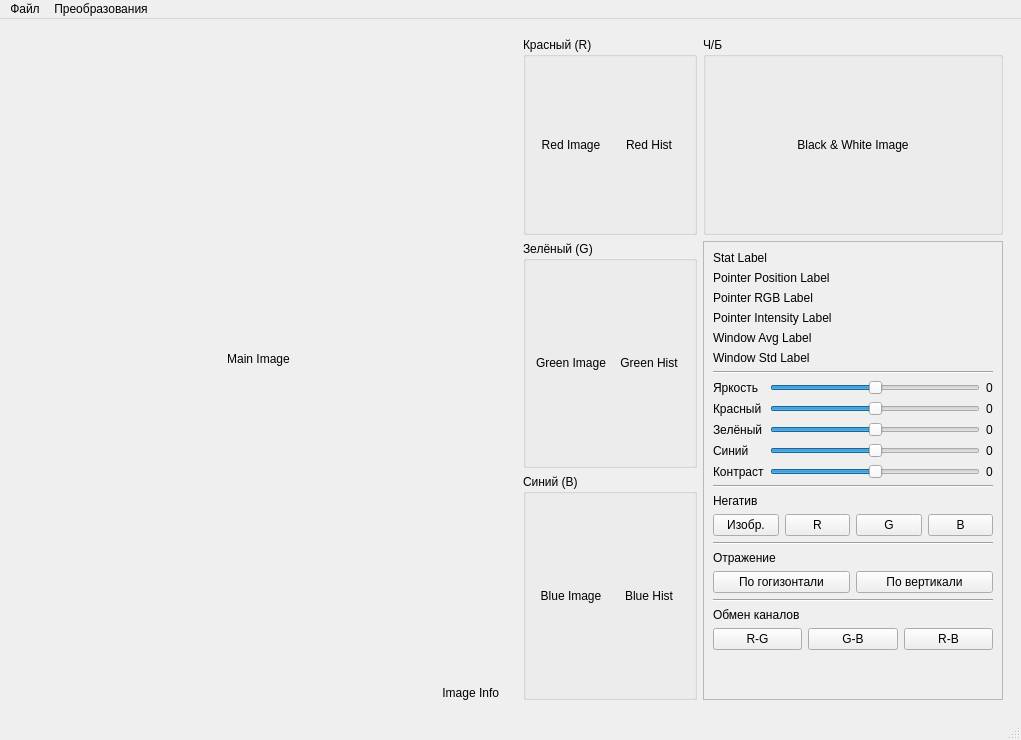
<?xml version="1.0" encoding="UTF-8"?>
<ui version="4.0">
 <class>MainWindow</class>
 <widget class="QMainWindow" name="MainWindow">
  <property name="geometry">
   <rect>
    <x>0</x>
    <y>0</y>
    <width>1021</width>
    <height>740</height>
   </rect>
  </property>
  <property name="windowTitle">
   <string>paint.ru</string>
  </property>
  <widget class="QWidget" name="centralwidget">
   <layout class="QHBoxLayout" name="horizontalLayout" stretch="2,2">
    <item>
     <widget class="QWidget" name="widget" native="true">
      <layout class="QVBoxLayout" name="verticalLayout" stretch="1,0">
       <item>
        <widget class="ImageLabel" name="mainImageLabel">
         <property name="text">
          <string>Main Image</string>
         </property>
         <property name="alignment">
          <set>Qt::AlignCenter</set>
         </property>
        </widget>
       </item>
       <item>
        <widget class="QLabel" name="imageInfoLabel">
         <property name="text">
          <string>Image Info</string>
         </property>
         <property name="alignment">
          <set>Qt::AlignRight|Qt::AlignTrailing|Qt::AlignVCenter</set>
         </property>
        </widget>
       </item>
      </layout>
     </widget>
    </item>
    <item>
     <widget class="QWidget" name="widget_2" native="true">
      <layout class="QGridLayout" name="gridLayout">
       <item row="0" column="0">
        <widget class="QGroupBox" name="redBox">
         <property name="title">
          <string>Красный (R)</string>
         </property>
         <layout class="QHBoxLayout" name="horizontalLayout_3">
          <item>
           <widget class="QLabel" name="redImageLabel">
            <property name="text">
             <string>Red Image</string>
            </property>
            <property name="alignment">
             <set>Qt::AlignCenter</set>
            </property>
           </widget>
          </item>
          <item>
           <widget class="QLabel" name="redHistLabel">
            <property name="text">
             <string>Red Hist</string>
            </property>
            <property name="alignment">
             <set>Qt::AlignCenter</set>
            </property>
           </widget>
          </item>
         </layout>
        </widget>
       </item>
       <item row="0" column="1">
        <widget class="QGroupBox" name="blackWhiteBox">
         <property name="title">
          <string>Ч/Б</string>
         </property>
         <layout class="QHBoxLayout" name="horizontalLayout_5">
          <item>
           <widget class="QLabel" name="blackWhiteImageLabel">
            <property name="text">
             <string>Black &amp; White Image</string>
            </property>
            <property name="alignment">
             <set>Qt::AlignCenter</set>
            </property>
           </widget>
          </item>
         </layout>
        </widget>
       </item>
       <item row="1" column="0">
        <widget class="QGroupBox" name="greenBox">
         <property name="title">
          <string>Зелёный (G)</string>
         </property>
         <layout class="QHBoxLayout" name="horizontalLayout_4">
          <item>
           <widget class="QLabel" name="greenImageLabel">
            <property name="text">
             <string>Green Image</string>
            </property>
            <property name="alignment">
             <set>Qt::AlignCenter</set>
            </property>
           </widget>
          </item>
          <item>
           <widget class="QLabel" name="greenHistLabel">
            <property name="text">
             <string>Green Hist</string>
            </property>
            <property name="alignment">
             <set>Qt::AlignCenter</set>
            </property>
           </widget>
          </item>
         </layout>
        </widget>
       </item>
       <item row="2" column="0">
        <widget class="QGroupBox" name="blueBox">
         <property name="title">
          <string>Синий (B)</string>
         </property>
         <layout class="QHBoxLayout" name="horizontalLayout_2">
          <item>
           <widget class="QLabel" name="blueImageLabel">
            <property name="text">
             <string>Blue Image</string>
            </property>
            <property name="alignment">
             <set>Qt::AlignCenter</set>
            </property>
           </widget>
          </item>
          <item>
           <widget class="QLabel" name="blueHistLabel">
            <property name="text">
             <string>Blue Hist</string>
            </property>
            <property name="alignment">
             <set>Qt::AlignCenter</set>
            </property>
           </widget>
          </item>
         </layout>
        </widget>
       </item>
       <item row="1" column="1" rowspan="2">
        <widget class="QFrame" name="frame">
         <property name="maximumSize">
          <size>
           <width>300</width>
           <height>16777215</height>
          </size>
         </property>
         <property name="frameShape">
          <enum>QFrame::StyledPanel</enum>
         </property>
         <property name="frameShadow">
          <enum>QFrame::Raised</enum>
         </property>
         <layout class="QVBoxLayout" name="verticalLayout_2">
          <item>
           <widget class="QLabel" name="statLabel">
            <property name="text">
             <string>Stat Label</string>
            </property>
           </widget>
          </item>
          <item>
           <widget class="QLabel" name="pointerPositionLabel">
            <property name="text">
             <string>Pointer Position Label</string>
            </property>
           </widget>
          </item>
          <item>
           <widget class="QLabel" name="pointerRgbLabel">
            <property name="text">
             <string>Pointer RGB Label</string>
            </property>
           </widget>
          </item>
          <item>
           <widget class="QLabel" name="pointerIntensityLabel">
            <property name="text">
             <string>Pointer Intensity Label</string>
            </property>
           </widget>
          </item>
          <item>
           <widget class="QLabel" name="windowAverageLabel">
            <property name="text">
             <string>Window Avg Label</string>
            </property>
           </widget>
          </item>
          <item>
           <widget class="QLabel" name="windowStdDevLabel">
            <property name="text">
             <string>Window Std Label</string>
            </property>
           </widget>
          </item>
          <item>
           <widget class="Line" name="line">
            <property name="orientation">
             <enum>Qt::Horizontal</enum>
            </property>
           </widget>
          </item>
          <item>
           <widget class="QWidget" name="widget_3" native="true">
            <layout class="QFormLayout" name="formLayout_2">
             <property name="leftMargin">
              <number>0</number>
             </property>
             <property name="topMargin">
              <number>0</number>
             </property>
             <property name="rightMargin">
              <number>0</number>
             </property>
             <property name="bottomMargin">
              <number>0</number>
             </property>
             <item row="0" column="0">
              <widget class="QLabel" name="label_14">
               <property name="text">
                <string>Яркость</string>
               </property>
              </widget>
             </item>
             <item row="1" column="0">
              <widget class="QLabel" name="label_15">
               <property name="text">
                <string>Красный</string>
               </property>
              </widget>
             </item>
             <item row="2" column="0">
              <widget class="QLabel" name="label_16">
               <property name="text">
                <string>Зелёный</string>
               </property>
              </widget>
             </item>
             <item row="3" column="0">
              <widget class="QLabel" name="label_17">
               <property name="text">
                <string>Синий</string>
               </property>
              </widget>
             </item>
             <item row="4" column="0">
              <widget class="QLabel" name="label_18">
               <property name="text">
                <string>Контраст</string>
               </property>
              </widget>
             </item>
             <item row="4" column="1">
              <widget class="QWidget" name="widget_4" native="true">
               <layout class="QHBoxLayout" name="horizontalLayout_6">
                <property name="leftMargin">
                 <number>0</number>
                </property>
                <property name="topMargin">
                 <number>0</number>
                </property>
                <property name="rightMargin">
                 <number>0</number>
                </property>
                <property name="bottomMargin">
                 <number>0</number>
                </property>
                <item>
                 <widget class="QSlider" name="horizontalSlider_6">
                  <property name="minimum">
                   <number>-50</number>
                  </property>
                  <property name="maximum">
                   <number>50</number>
                  </property>
                  <property name="value">
                   <number>0</number>
                  </property>
                  <property name="orientation">
                   <enum>Qt::Horizontal</enum>
                  </property>
                 </widget>
                </item>
                <item>
                 <widget class="QLabel" name="label_19">
                  <property name="text">
                   <string>0</string>
                  </property>
                 </widget>
                </item>
               </layout>
              </widget>
             </item>
             <item row="3" column="1">
              <widget class="QWidget" name="widget_5" native="true">
               <layout class="QHBoxLayout" name="horizontalLayout_7">
                <property name="leftMargin">
                 <number>0</number>
                </property>
                <property name="topMargin">
                 <number>0</number>
                </property>
                <property name="rightMargin">
                 <number>0</number>
                </property>
                <property name="bottomMargin">
                 <number>0</number>
                </property>
                <item>
                 <widget class="QSlider" name="horizontalSlider_7">
                  <property name="minimum">
                   <number>-50</number>
                  </property>
                  <property name="maximum">
                   <number>50</number>
                  </property>
                  <property name="value">
                   <number>0</number>
                  </property>
                  <property name="orientation">
                   <enum>Qt::Horizontal</enum>
                  </property>
                 </widget>
                </item>
                <item>
                 <widget class="QLabel" name="label_20">
                  <property name="text">
                   <string>0</string>
                  </property>
                 </widget>
                </item>
               </layout>
              </widget>
             </item>
             <item row="2" column="1">
              <widget class="QWidget" name="widget_6" native="true">
               <layout class="QHBoxLayout" name="horizontalLayout_8">
                <property name="leftMargin">
                 <number>0</number>
                </property>
                <property name="topMargin">
                 <number>0</number>
                </property>
                <property name="rightMargin">
                 <number>0</number>
                </property>
                <property name="bottomMargin">
                 <number>0</number>
                </property>
                <item>
                 <widget class="QSlider" name="horizontalSlider_8">
                  <property name="minimum">
                   <number>-50</number>
                  </property>
                  <property name="maximum">
                   <number>50</number>
                  </property>
                  <property name="value">
                   <number>0</number>
                  </property>
                  <property name="orientation">
                   <enum>Qt::Horizontal</enum>
                  </property>
                 </widget>
                </item>
                <item>
                 <widget class="QLabel" name="label_21">
                  <property name="text">
                   <string>0</string>
                  </property>
                 </widget>
                </item>
               </layout>
              </widget>
             </item>
             <item row="1" column="1">
              <widget class="QWidget" name="widget_7" native="true">
               <layout class="QHBoxLayout" name="horizontalLayout_9">
                <property name="leftMargin">
                 <number>0</number>
                </property>
                <property name="topMargin">
                 <number>0</number>
                </property>
                <property name="rightMargin">
                 <number>0</number>
                </property>
                <property name="bottomMargin">
                 <number>0</number>
                </property>
                <item>
                 <widget class="QSlider" name="horizontalSlider_9">
                  <property name="minimum">
                   <number>-50</number>
                  </property>
                  <property name="maximum">
                   <number>50</number>
                  </property>
                  <property name="value">
                   <number>0</number>
                  </property>
                  <property name="orientation">
                   <enum>Qt::Horizontal</enum>
                  </property>
                 </widget>
                </item>
                <item>
                 <widget class="QLabel" name="label_22">
                  <property name="text">
                   <string>0</string>
                  </property>
                 </widget>
                </item>
               </layout>
              </widget>
             </item>
             <item row="0" column="1">
              <widget class="QWidget" name="widget_8" native="true">
               <layout class="QHBoxLayout" name="horizontalLayout_10">
                <property name="leftMargin">
                 <number>0</number>
                </property>
                <property name="topMargin">
                 <number>0</number>
                </property>
                <property name="rightMargin">
                 <number>0</number>
                </property>
                <property name="bottomMargin">
                 <number>0</number>
                </property>
                <item>
                 <widget class="QSlider" name="horizontalSlider_10">
                  <property name="minimum">
                   <number>-50</number>
                  </property>
                  <property name="maximum">
                   <number>50</number>
                  </property>
                  <property name="value">
                   <number>0</number>
                  </property>
                  <property name="orientation">
                   <enum>Qt::Horizontal</enum>
                  </property>
                 </widget>
                </item>
                <item>
                 <widget class="QLabel" name="label_23">
                  <property name="text">
                   <string>0</string>
                  </property>
                 </widget>
                </item>
               </layout>
              </widget>
             </item>
            </layout>
           </widget>
          </item>
          <item>
           <widget class="Line" name="line_2">
            <property name="orientation">
             <enum>Qt::Horizontal</enum>
            </property>
           </widget>
          </item>
          <item>
           <widget class="QLabel" name="label_4">
            <property name="text">
             <string>Негатив</string>
            </property>
           </widget>
          </item>
          <item>
           <widget class="QWidget" name="widget_9" native="true">
            <layout class="QHBoxLayout" name="horizontalLayout_11">
             <property name="leftMargin">
              <number>0</number>
             </property>
             <property name="topMargin">
              <number>0</number>
             </property>
             <property name="rightMargin">
              <number>0</number>
             </property>
             <property name="bottomMargin">
              <number>0</number>
             </property>
             <item>
              <widget class="QPushButton" name="pushButton">
               <property name="text">
                <string>Изобр.</string>
               </property>
              </widget>
             </item>
             <item>
              <widget class="QPushButton" name="pushButton_5">
               <property name="text">
                <string>R</string>
               </property>
              </widget>
             </item>
             <item>
              <widget class="QPushButton" name="pushButton_6">
               <property name="text">
                <string>G</string>
               </property>
              </widget>
             </item>
             <item>
              <widget class="QPushButton" name="pushButton_7">
               <property name="text">
                <string>B</string>
               </property>
              </widget>
             </item>
            </layout>
           </widget>
          </item>
          <item>
           <widget class="Line" name="line_3">
            <property name="orientation">
             <enum>Qt::Horizontal</enum>
            </property>
           </widget>
          </item>
          <item>
           <widget class="QLabel" name="label_6">
            <property name="text">
             <string>Отражение</string>
            </property>
           </widget>
          </item>
          <item>
           <widget class="QWidget" name="widget_11" native="true">
            <layout class="QHBoxLayout" name="horizontalLayout_13">
             <property name="leftMargin">
              <number>0</number>
             </property>
             <property name="topMargin">
              <number>0</number>
             </property>
             <property name="rightMargin">
              <number>0</number>
             </property>
             <property name="bottomMargin">
              <number>0</number>
             </property>
             <item>
              <widget class="QPushButton" name="pushButton_12">
               <property name="text">
                <string>По гогизонтали</string>
               </property>
              </widget>
             </item>
             <item>
              <widget class="QPushButton" name="pushButton_14">
               <property name="text">
                <string>По вертикали</string>
               </property>
              </widget>
             </item>
            </layout>
           </widget>
          </item>
          <item>
           <widget class="Line" name="line_4">
            <property name="orientation">
             <enum>Qt::Horizontal</enum>
            </property>
           </widget>
          </item>
          <item>
           <widget class="QLabel" name="label_5">
            <property name="text">
             <string>Обмен каналов</string>
            </property>
           </widget>
          </item>
          <item>
           <widget class="QWidget" name="widget_10" native="true">
            <layout class="QHBoxLayout" name="horizontalLayout_12">
             <property name="leftMargin">
              <number>0</number>
             </property>
             <property name="topMargin">
              <number>0</number>
             </property>
             <property name="rightMargin">
              <number>0</number>
             </property>
             <property name="bottomMargin">
              <number>0</number>
             </property>
             <item>
              <widget class="QPushButton" name="pushButton_9">
               <property name="text">
                <string>R-G</string>
               </property>
              </widget>
             </item>
             <item>
              <widget class="QPushButton" name="pushButton_10">
               <property name="text">
                <string>G-B</string>
               </property>
              </widget>
             </item>
             <item>
              <widget class="QPushButton" name="pushButton_11">
               <property name="text">
                <string>R-B</string>
               </property>
              </widget>
             </item>
            </layout>
           </widget>
          </item>
          <item>
           <spacer name="verticalSpacer">
            <property name="orientation">
             <enum>Qt::Vertical</enum>
            </property>
            <property name="sizeHint" stdset="0">
             <size>
              <width>20</width>
              <height>40</height>
             </size>
            </property>
           </spacer>
          </item>
         </layout>
        </widget>
       </item>
      </layout>
     </widget>
    </item>
   </layout>
  </widget>
  <widget class="QMenuBar" name="menubar">
   <property name="geometry">
    <rect>
     <x>0</x>
     <y>0</y>
     <width>1021</width>
     <height>26</height>
    </rect>
   </property>
   <widget class="QMenu" name="fileMenu">
    <property name="title">
     <string>Файл</string>
    </property>
    <addaction name="loadImageAction"/>
    <addaction name="saveImageAction"/>
    <addaction name="separator"/>
    <addaction name="exitApplicationAction"/>
   </widget>
   <widget class="QMenu" name="transformMenu">
    <property name="title">
     <string>Преобразования</string>
    </property>
   </widget>
   <addaction name="fileMenu"/>
   <addaction name="transformMenu"/>
  </widget>
  <widget class="QStatusBar" name="statusbar"/>
  <action name="loadImageAction">
   <property name="text">
    <string>Загрузить</string>
   </property>
   <property name="toolTip">
    <string>Открыть изображение</string>
   </property>
   <property name="shortcut">
    <string>Ctrl+O</string>
   </property>
  </action>
  <action name="saveImageAction">
   <property name="text">
    <string>Сохранить</string>
   </property>
   <property name="toolTip">
    <string>Сохранить изображение</string>
   </property>
   <property name="shortcut">
    <string>Ctrl+S</string>
   </property>
  </action>
  <action name="exitApplicationAction">
   <property name="text">
    <string>Выход</string>
   </property>
   <property name="toolTip">
    <string>Выход из приложения</string>
   </property>
  </action>
 </widget>
 <customwidgets>
  <customwidget>
   <class>ImageLabel</class>
   <extends>QLabel</extends>
   <header>imagelabel.h</header>
  </customwidget>
 </customwidgets>
 <resources/>
 <connections>
  <connection>
   <sender>horizontalSlider_10</sender>
   <signal>sliderMoved(int)</signal>
   <receiver>label_23</receiver>
   <slot>setNum(int)</slot>
   <hints>
    <hint type="sourcelabel">
     <x>880</x>
     <y>146</y>
    </hint>
    <hint type="destinationlabel">
     <x>994</x>
     <y>137</y>
    </hint>
   </hints>
  </connection>
  <connection>
   <sender>horizontalSlider_9</sender>
   <signal>sliderMoved(int)</signal>
   <receiver>label_22</receiver>
   <slot>setNum(int)</slot>
   <hints>
    <hint type="sourcelabel">
     <x>870</x>
     <y>160</y>
    </hint>
    <hint type="destinationlabel">
     <x>993</x>
     <y>170</y>
    </hint>
   </hints>
  </connection>
  <connection>
   <sender>horizontalSlider_8</sender>
   <signal>sliderMoved(int)</signal>
   <receiver>label_21</receiver>
   <slot>setNum(int)</slot>
   <hints>
    <hint type="sourcelabel">
     <x>855</x>
     <y>204</y>
    </hint>
    <hint type="destinationlabel">
     <x>993</x>
     <y>194</y>
    </hint>
   </hints>
  </connection>
  <connection>
   <sender>horizontalSlider_7</sender>
   <signal>sliderMoved(int)</signal>
   <receiver>label_20</receiver>
   <slot>setNum(int)</slot>
   <hints>
    <hint type="sourcelabel">
     <x>908</x>
     <y>227</y>
    </hint>
    <hint type="destinationlabel">
     <x>994</x>
     <y>221</y>
    </hint>
   </hints>
  </connection>
  <connection>
   <sender>horizontalSlider_6</sender>
   <signal>sliderMoved(int)</signal>
   <receiver>label_19</receiver>
   <slot>setNum(int)</slot>
   <hints>
    <hint type="sourcelabel">
     <x>864</x>
     <y>245</y>
    </hint>
    <hint type="destinationlabel">
     <x>994</x>
     <y>252</y>
    </hint>
   </hints>
  </connection>
 </connections>
</ui>
